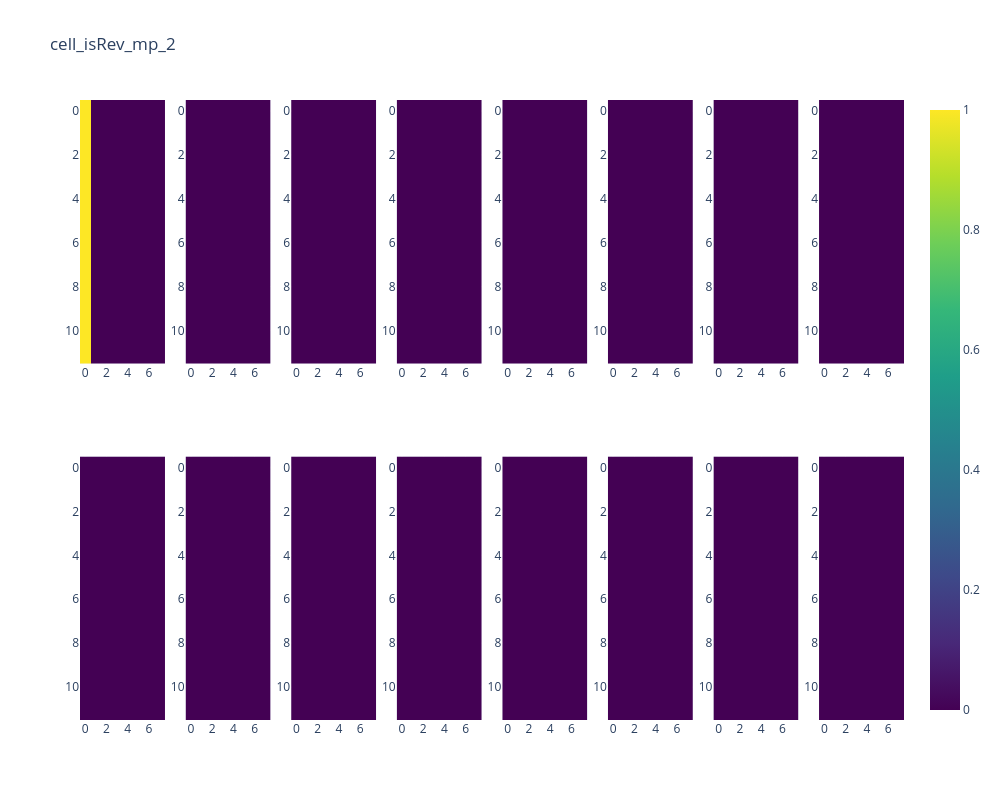

Notebook source saved alongside this figure:
### Code cell
# Plot which cells are in reverse

fig = plot_heatmap(cell_curr, idx_sim=2, dkey='cell_isRev_mp', show_vals=False)
fig

### Figure 1 — Plotly figure (JSON) as saved in the notebook; plotly's stock layout.template omitted (floating-point values rounded to 4 significant figures)
{"data": [{"coloraxis": "coloraxis", "type": "heatmap", "xaxis": "x", "yaxis": "y", "z": [[1, 0, 0, 0, 0, 0, 0, 0], [1, 0, 0, 0, 0, 0, 0, 0], [1, 0, 0, 0, 0, 0, 0, 0], [1, 0, 0, 0, 0, 0, 0, 0], [1, 0, 0, 0, 0, 0, 0, 0], [1, 0, 0, 0, 0, 0, 0, 0], [1, 0, 0, 0, 0, 0, 0, 0], [1, 0, 0, 0, 0, 0, 0, 0], [1, 0, 0, 0, 0, 0, 0, 0], [1, 0, 0, 0, 0, 0, 0, 0], [1, 0, 0, 0, 0, 0, 0, 0], [1, 0, 0, 0, 0, 0, 0, 0]]}, {"coloraxis": "coloraxis", "type": "heatmap", "xaxis": "x9", "yaxis": "y9", "z": [[0, 0, 0, 0, 0, 0, 0, 0], [0, 0, 0, 0, 0, 0, 0, 0], [0, 0, 0, 0, 0, 0, 0, 0], [0, 0, 0, 0, 0, 0, 0, 0], [0, 0, 0, 0, 0, 0, 0, 0], [0, 0, 0, 0, 0, 0, 0, 0], [0, 0, 0, 0, 0, 0, 0, 0], [0, 0, 0, 0, 0, 0, 0, 0], [0, 0, 0, 0, 0, 0, 0, 0], [0, 0, 0, 0, 0, 0, 0, 0], [0, 0, 0, 0, 0, 0, 0, 0], [0, 0, 0, 0, 0, 0, 0, 0]]}, {"coloraxis": "coloraxis", "type": "heatmap", "xaxis": "x2", "yaxis": "y2", "z": [[0, 0, 0, 0, 0, 0, 0, 0], [0, 0, 0, 0, 0, 0, 0, 0], [0, 0, 0, 0, 0, 0, 0, 0], [0, 0, 0, 0, 0, 0, 0, 0], [0, 0, 0, 0, 0, 0, 0, 0], [0, 0, 0, 0, 0, 0, 0, 0], [0, 0, 0, 0, 0, 0, 0, 0], [0, 0, 0, 0, 0, 0, 0, 0], [0, 0, 0, 0, 0, 0, 0, 0], [0, 0, 0, 0, 0, 0, 0, 0], [0, 0, 0, 0, 0, 0, 0, 0], [0, 0, 0, 0, 0, 0, 0, 0]]}, {"coloraxis": "coloraxis", "type": "heatmap", "xaxis": "x10", "yaxis": "y10", "z": [[0, 0, 0, 0, 0, 0, 0, 0], [0, 0, 0, 0, 0, 0, 0, 0], [0, 0, 0, 0, 0, 0, 0, 0], [0, 0, 0, 0, 0, 0, 0, 0], [0, 0, 0, 0, 0, 0, 0, 0], [0, 0, 0, 0, 0, 0, 0, 0], [0, 0, 0, 0, 0, 0, 0, 0], [0, 0, 0, 0, 0, 0, 0, 0], [0, 0, 0, 0, 0, 0, 0, 0], [0, 0, 0, 0, 0, 0, 0, 0], [0, 0, 0, 0, 0, 0, 0, 0], [0, 0, 0, 0, 0, 0, 0, 0]]}, {"coloraxis": "coloraxis", "type": "heatmap", "xaxis": "x3", "yaxis": "y3", "z": [[0, 0, 0, 0, 0, 0, 0, 0], [0, 0, 0, 0, 0, 0, 0, 0], [0, 0, 0, 0, 0, 0, 0, 0], [0, 0, 0, 0, 0, 0, 0, 0], [0, 0, 0, 0, 0, 0, 0, 0], [0, 0, 0, 0, 0, 0, 0, 0], [0, 0, 0, 0, 0, 0, 0, 0], [0, 0, 0, 0, 0, 0, 0, 0], [0, 0, 0, 0, 0, 0, 0, 0], [0, 0, 0, 0, 0, 0, 0, 0], [0, 0, 0, 0, 0, 0, 0, 0], [0, 0, 0, 0, 0, 0, 0, 0]]}, {"coloraxis": "coloraxis", "type": "heatmap", "xaxis": "x11", "yaxis": "y11", "z": [[0, 0, 0, 0, 0, 0, 0, 0], [0, 0, 0, 0, 0, 0, 0, 0], [0, 0, 0, 0, 0, 0, 0, 0], [0, 0, 0, 0, 0, 0, 0, 0], [0, 0, 0, 0, 0, 0, 0, 0], [0, 0, 0, 0, 0, 0, 0, 0], [0, 0, 0, 0, 0, 0, 0, 0], [0, 0, 0, 0, 0, 0, 0, 0], [0, 0, 0, 0, 0, 0, 0, 0], [0, 0, 0, 0, 0, 0, 0, 0], [0, 0, 0, 0, 0, 0, 0, 0], [0, 0, 0, 0, 0, 0, 0, 0]]}, {"coloraxis": "coloraxis", "type": "heatmap", "xaxis": "x4", "yaxis": "y4", "z": [[0, 0, 0, 0, 0, 0, 0, 0], [0, 0, 0, 0, 0, 0, 0, 0], [0, 0, 0, 0, 0, 0, 0, 0], [0, 0, 0, 0, 0, 0, 0, 0], [0, 0, 0, 0, 0, 0, 0, 0], [0, 0, 0, 0, 0, 0, 0, 0], [0, 0, 0, 0, 0, 0, 0, 0], [0, 0, 0, 0, 0, 0, 0, 0], [0, 0, 0, 0, 0, 0, 0, 0], [0, 0, 0, 0, 0, 0, 0, 0], [0, 0, 0, 0, 0, 0, 0, 0], [0, 0, 0, 0, 0, 0, 0, 0]]}, {"coloraxis": "coloraxis", "type": "heatmap", "xaxis": "x12", "yaxis": "y12", "z": [[0, 0, 0, 0, 0, 0, 0, 0], [0, 0, 0, 0, 0, 0, 0, 0], [0, 0, 0, 0, 0, 0, 0, 0], [0, 0, 0, 0, 0, 0, 0, 0], [0, 0, 0, 0, 0, 0, 0, 0], [0, 0, 0, 0, 0, 0, 0, 0], [0, 0, 0, 0, 0, 0, 0, 0], [0, 0, 0, 0, 0, 0, 0, 0], [0, 0, 0, 0, 0, 0, 0, 0], [0, 0, 0, 0, 0, 0, 0, 0], [0, 0, 0, 0, 0, 0, 0, 0], [0, 0, 0, 0, 0, 0, 0, 0]]}, {"coloraxis": "coloraxis", "type": "heatmap", "xaxis": "x5", "yaxis": "y5", "z": [[0, 0, 0, 0, 0, 0, 0, 0], [0, 0, 0, 0, 0, 0, 0, 0], [0, 0, 0, 0, 0, 0, 0, 0], [0, 0, 0, 0, 0, 0, 0, 0], [0, 0, 0, 0, 0, 0, 0, 0], [0, 0, 0, 0, 0, 0, 0, 0], [0, 0, 0, 0, 0, 0, 0, 0], [0, 0, 0, 0, 0, 0, 0, 0], [0, 0, 0, 0, 0, 0, 0, 0], [0, 0, 0, 0, 0, 0, 0, 0], [0, 0, 0, 0, 0, 0, 0, 0], [0, 0, 0, 0, 0, 0, 0, 0]]}, {"coloraxis": "coloraxis", "type": "heatmap", "xaxis": "x13", "yaxis": "y13", "z": [[0, 0, 0, 0, 0, 0, 0, 0], [0, 0, 0, 0, 0, 0, 0, 0], [0, 0, 0, 0, 0, 0, 0, 0], [0, 0, 0, 0, 0, 0, 0, 0], [0, 0, 0, 0, 0, 0, 0, 0], [0, 0, 0, 0, 0, 0, 0, 0], [0, 0, 0, 0, 0, 0, 0, 0], [0, 0, 0, 0, 0, 0, 0, 0], [0, 0, 0, 0, 0, 0, 0, 0], [0, 0, 0, 0, 0, 0, 0, 0], [0, 0, 0, 0, 0, 0, 0, 0], [0, 0, 0, 0, 0, 0, 0, 0]]}, {"coloraxis": "coloraxis", "type": "heatmap", "xaxis": "x6", "yaxis": "y6", "z": [[0, 0, 0, 0, 0, 0, 0, 0], [0, 0, 0, 0, 0, 0, 0, 0], [0, 0, 0, 0, 0, 0, 0, 0], [0, 0, 0, 0, 0, 0, 0, 0], [0, 0, 0, 0, 0, 0, 0, 0], [0, 0, 0, 0, 0, 0, 0, 0], [0, 0, 0, 0, 0, 0, 0, 0], [0, 0, 0, 0, 0, 0, 0, 0], [0, 0, 0, 0, 0, 0, 0, 0], [0, 0, 0, 0, 0, 0, 0, 0], [0, 0, 0, 0, 0, 0, 0, 0], [0, 0, 0, 0, 0, 0, 0, 0]]}, {"coloraxis": "coloraxis", "type": "heatmap", "xaxis": "x14", "yaxis": "y14", "z": [[0, 0, 0, 0, 0, 0, 0, 0], [0, 0, 0, 0, 0, 0, 0, 0], [0, 0, 0, 0, 0, 0, 0, 0], [0, 0, 0, 0, 0, 0, 0, 0], [0, 0, 0, 0, 0, 0, 0, 0], [0, 0, 0, 0, 0, 0, 0, 0], [0, 0, 0, 0, 0, 0, 0, 0], [0, 0, 0, 0, 0, 0, 0, 0], [0, 0, 0, 0, 0, 0, 0, 0], [0, 0, 0, 0, 0, 0, 0, 0], [0, 0, 0, 0, 0, 0, 0, 0], [0, 0, 0, 0, 0, 0, 0, 0]]}, {"coloraxis": "coloraxis", "type": "heatmap", "xaxis": "x7", "yaxis": "y7", "z": [[0, 0, 0, 0, 0, 0, 0, 0], [0, 0, 0, 0, 0, 0, 0, 0], [0, 0, 0, 0, 0, 0, 0, 0], [0, 0, 0, 0, 0, 0, 0, 0], [0, 0, 0, 0, 0, 0, 0, 0], [0, 0, 0, 0, 0, 0, 0, 0], [0, 0, 0, 0, 0, 0, 0, 0], [0, 0, 0, 0, 0, 0, 0, 0], [0, 0, 0, 0, 0, 0, 0, 0], [0, 0, 0, 0, 0, 0, 0, 0], [0, 0, 0, 0, 0, 0, 0, 0], [0, 0, 0, 0, 0, 0, 0, 0]]}, {"coloraxis": "coloraxis", "type": "heatmap", "xaxis": "x15", "yaxis": "y15", "z": [[0, 0, 0, 0, 0, 0, 0, 0], [0, 0, 0, 0, 0, 0, 0, 0], [0, 0, 0, 0, 0, 0, 0, 0], [0, 0, 0, 0, 0, 0, 0, 0], [0, 0, 0, 0, 0, 0, 0, 0], [0, 0, 0, 0, 0, 0, 0, 0], [0, 0, 0, 0, 0, 0, 0, 0], [0, 0, 0, 0, 0, 0, 0, 0], [0, 0, 0, 0, 0, 0, 0, 0], [0, 0, 0, 0, 0, 0, 0, 0], [0, 0, 0, 0, 0, 0, 0, 0], [0, 0, 0, 0, 0, 0, 0, 0]]}, {"coloraxis": "coloraxis", "type": "heatmap", "xaxis": "x8", "yaxis": "y8", "z": [[0, 0, 0, 0, 0, 0, 0, 0], [0, 0, 0, 0, 0, 0, 0, 0], [0, 0, 0, 0, 0, 0, 0, 0], [0, 0, 0, 0, 0, 0, 0, 0], [0, 0, 0, 0, 0, 0, 0, 0], [0, 0, 0, 0, 0, 0, 0, 0], [0, 0, 0, 0, 0, 0, 0, 0], [0, 0, 0, 0, 0, 0, 0, 0], [0, 0, 0, 0, 0, 0, 0, 0], [0, 0, 0, 0, 0, 0, 0, 0], [0, 0, 0, 0, 0, 0, 0, 0], [0, 0, 0, 0, 0, 0, 0, 0]]}, {"coloraxis": "coloraxis", "type": "heatmap", "xaxis": "x16", "yaxis": "y16", "z": [[0, 0, 0, 0, 0, 0, 0, 0], [0, 0, 0, 0, 0, 0, 0, 0], [0, 0, 0, 0, 0, 0, 0, 0], [0, 0, 0, 0, 0, 0, 0, 0], [0, 0, 0, 0, 0, 0, 0, 0], [0, 0, 0, 0, 0, 0, 0, 0], [0, 0, 0, 0, 0, 0, 0, 0], [0, 0, 0, 0, 0, 0, 0, 0], [0, 0, 0, 0, 0, 0, 0, 0], [0, 0, 0, 0, 0, 0, 0, 0], [0, 0, 0, 0, 0, 0, 0, 0], [0, 0, 0, 0, 0, 0, 0, 0]]}], "layout": {"autosize": false, "coloraxis": {"colorscale": [[0, "#440154"], [0.1111, "#482878"], [0.2222, "#3e4989"], [0.3333, "#31688e"], [0.4444, "#26828e"], [0.5556, "#1f9e89"], [0.6667, "#35b779"], [0.7778, "#6ece58"], [0.8889, "#b5de2b"], [1, "#fde725"]]}, "height": 800, "title": {"text": "cell_isRev_mp_2"}, "width": 1000, "xaxis": {"anchor": "y", "autorange": true, "domain": [0, 0.1031], "range": [-0.5, 7.5]}, "xaxis10": {"anchor": "y10", "autorange": true, "domain": [0.1281, 0.2312], "range": [-0.5, 7.5]}, "xaxis11": {"anchor": "y11", "autorange": true, "domain": [0.2562, 0.3594], "range": [-0.5, 7.5]}, "xaxis12": {"anchor": "y12", "autorange": true, "domain": [0.3844, 0.4875], "range": [-0.5, 7.5]}, "xaxis13": {"anchor": "y13", "autorange": true, "domain": [0.5125, 0.6156], "range": [-0.5, 7.5]}, "xaxis14": {"anchor": "y14", "autorange": true, "domain": [0.6406, 0.7438], "range": [-0.5, 7.5]}, "xaxis15": {"anchor": "y15", "autorange": true, "domain": [0.7687, 0.8719], "range": [-0.5, 7.5]}, "xaxis16": {"anchor": "y16", "autorange": true, "domain": [0.8969, 1], "range": [-0.5, 7.5]}, "xaxis2": {"anchor": "y2", "autorange": true, "domain": [0.1281, 0.2312], "range": [-0.5, 7.5]}, "xaxis3": {"anchor": "y3", "autorange": true, "domain": [0.2562, 0.3594], "range": [-0.5, 7.5]}, "xaxis4": {"anchor": "y4", "autorange": true, "domain": [0.3844, 0.4875], "range": [-0.5, 7.5]}, "xaxis5": {"anchor": "y5", "autorange": true, "domain": [0.5125, 0.6156], "range": [-0.5, 7.5]}, "xaxis6": {"anchor": "y6", "autorange": true, "domain": [0.6406, 0.7438], "range": [-0.5, 7.5]}, "xaxis7": {"anchor": "y7", "autorange": true, "domain": [0.7687, 0.8719], "range": [-0.5, 7.5]}, "xaxis8": {"anchor": "y8", "autorange": true, "domain": [0.8969, 1], "range": [-0.5, 7.5]}, "xaxis9": {"anchor": "y9", "autorange": true, "domain": [0, 0.1031], "range": [-0.5, 7.5]}, "yaxis": {"anchor": "x", "autorange": true, "domain": [0.575, 1], "range": [11.5, -0.5]}, "yaxis10": {"anchor": "x10", "autorange": true, "domain": [0, 0.425], "range": [11.5, -0.5]}, "yaxis11": {"anchor": "x11", "autorange": true, "domain": [0, 0.425], "range": [11.5, -0.5]}, "yaxis12": {"anchor": "x12", "autorange": true, "domain": [0, 0.425], "range": [11.5, -0.5]}, "yaxis13": {"anchor": "x13", "autorange": true, "domain": [0, 0.425], "range": [11.5, -0.5]}, "yaxis14": {"anchor": "x14", "autorange": true, "domain": [0, 0.425], "range": [11.5, -0.5]}, "yaxis15": {"anchor": "x15", "autorange": true, "domain": [0, 0.425], "range": [11.5, -0.5]}, "yaxis16": {"anchor": "x16", "autorange": true, "domain": [0, 0.425], "range": [11.5, -0.5]}, "yaxis2": {"anchor": "x2", "autorange": true, "domain": [0.575, 1], "range": [11.5, -0.5]}, "yaxis3": {"anchor": "x3", "autorange": true, "domain": [0.575, 1], "range": [11.5, -0.5]}, "yaxis4": {"anchor": "x4", "autorange": true, "domain": [0.575, 1], "range": [11.5, -0.5]}, "yaxis5": {"anchor": "x5", "autorange": true, "domain": [0.575, 1], "range": [11.5, -0.5]}, "yaxis6": {"anchor": "x6", "autorange": true, "domain": [0.575, 1], "range": [11.5, -0.5]}, "yaxis7": {"anchor": "x7", "autorange": true, "domain": [0.575, 1], "range": [11.5, -0.5]}, "yaxis8": {"anchor": "x8", "autorange": true, "domain": [0.575, 1], "range": [11.5, -0.5]}, "yaxis9": {"anchor": "x9", "autorange": true, "domain": [0, 0.425], "range": [11.5, -0.5]}}}
